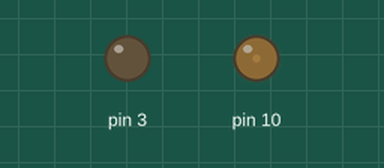
Simulated run of this sketch. Board: Arduino Uno, built with avr-gcc and run on an emulated ATmega328P. On the bench: output pins drawn as LEDs (lit = HIGH).

Above: at 0.05 s.
At 3.0 s:
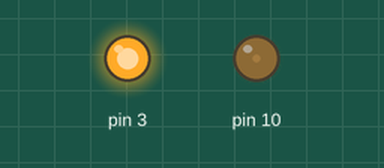
Timing chart, 0 to 4.7 s (numbered marks = the images above):
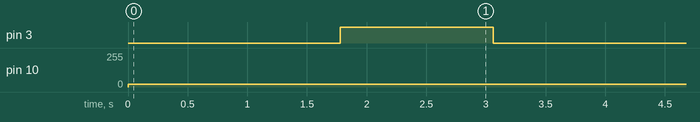

The sketch:

Demonstrating_PWM.ino
```cpp
int d =5;
void setup() {
  pinMode(3, OUTPUT);
  pinMode(10, OUTPUT);
}

void loop() {

  analogWrite(10, 20);
  delay(500);
  for(int a = 0; a < 256; a++){
    analogWrite(3, a);
    delay(d);
  }

  for(int a =255; a >= 0; a--){
    analogWrite(3, a);
    delay(d);
  }
  delay(1000);

}
```

Measured:
- by itself, pin 3: alternates HIGH for 1.3 s and LOW for 2.8 s
- by itself, pin 10: 0/255 → 20/255 at 0.00 s
